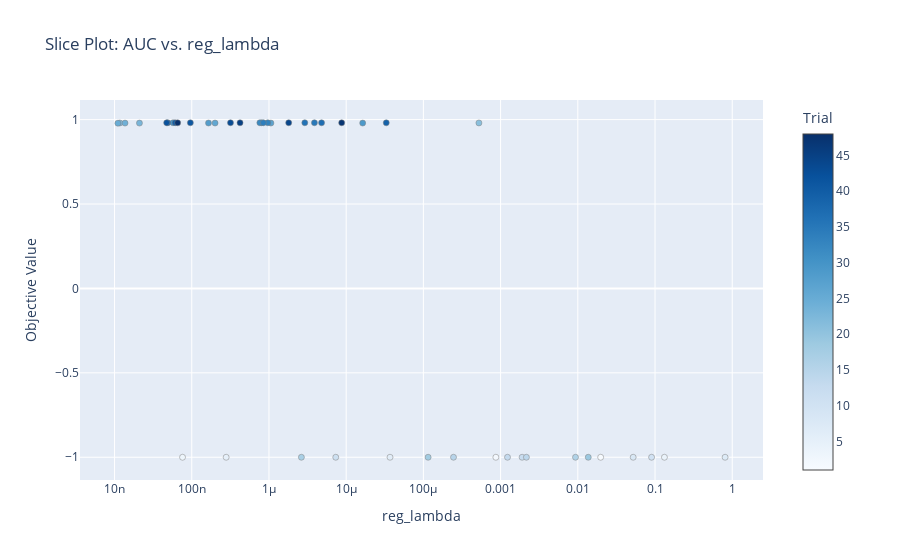
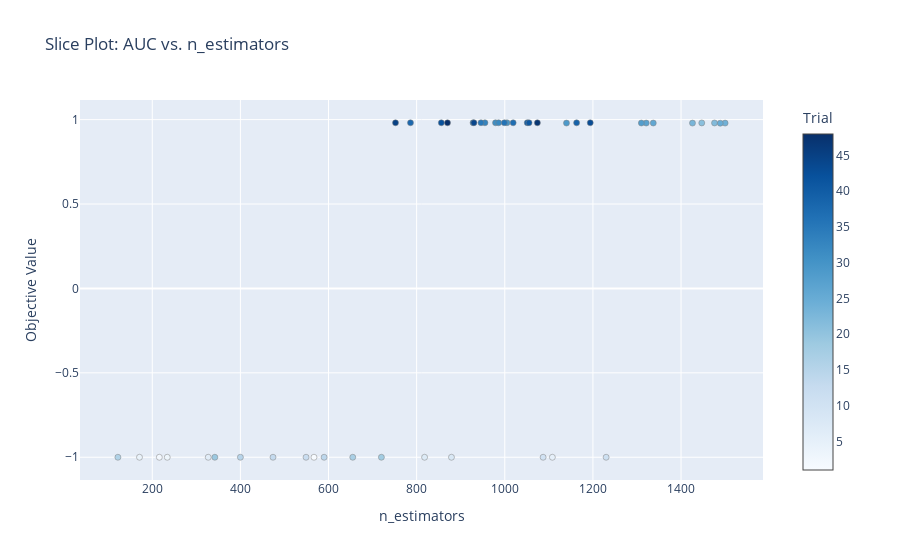
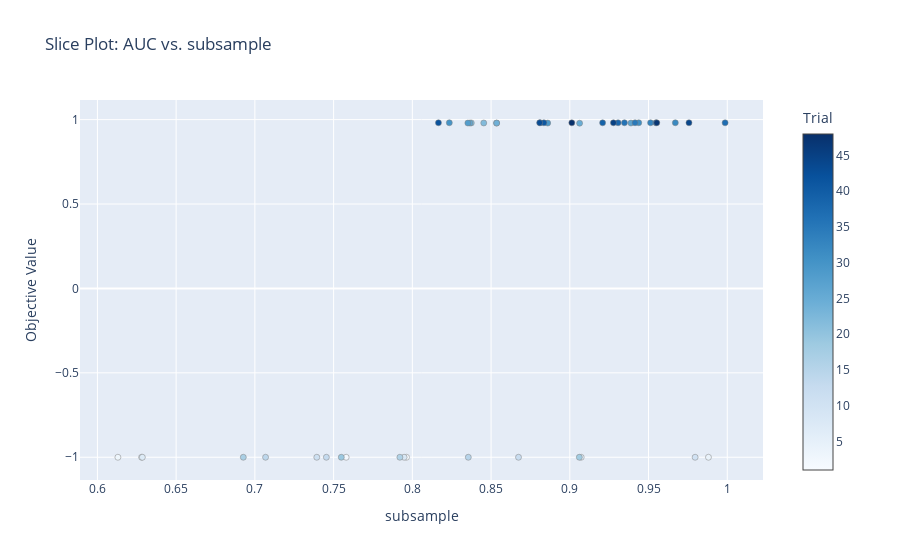
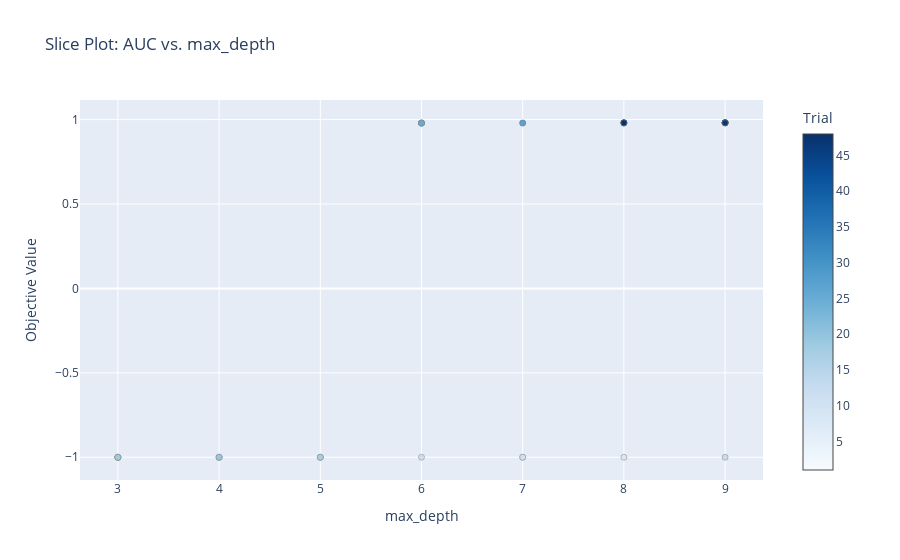

These figures' notebook cell, in order:
### Code cell
# Celda Y+4: Gráficos de Slice para Parámetros Clave (CORREGIDA)

import optuna.visualization as ov
import optuna.importance # Importar el módulo correcto para calcular importancia

# Asegúrate de que study_xgb_cls está definido y la optimización ya se ejecutó
if 'study_xgb_cls' in locals() and study_xgb_cls is not None:
    print("\nGenerando Gráficos de Slice para Parámetros Clave...")

    try:
        # --- CORRECTO: Obtener los nombres de los parámetros más importantes ---
        # Usar optuna.importance.get_param_importances para obtener el dict ordenado
        print("Calculando importancia de parámetros para seleccionar los claves...")
        param_importances = optuna.importance.get_param_importances(study_xgb_cls)

        # Tomar los nombres de los N parámetros más importantes (ej. top 5 o 7)
        top_n = 7 # <--- Ajusta cuántos parámetros clave quieres mostrar
        top_n_params_names = list(param_importances.keys())[:top_n] # Obtiene los nombres de las claves del diccionario ordenado

        if not top_n_params_names:
             print("No se encontraron parámetros importantes o la lista de nombres está vacía.")
        else:
            print(f"Generando Slice Plots para los siguientes parámetros (Top {top_n}): {', '.join(top_n_params_names)}")
            for param_name in top_n_params_names:
                 # Genera el gráfico de slice para cada parámetro en la lista
                 print(f" Generando slice plot para: {param_name}...")
                 fig = ov.plot_slice(study_xgb_cls, params=[param_name]) # params=[...] lista de parámetros a incluir
                 fig.update_layout(title=f"Slice Plot: AUC vs. {param_name}")
                 fig.show()

            print("Generación de Slice Plots completada.")

    except Exception as e:
        print(f"Error al generar los Slice Plots: {e}")
        print("Detalle del error: ", e) # Imprimir detalle del error
        print("Asegúrate de que los nombres de parámetros listados existen en el estudio de Optuna y que hay suficientes trials (>1).")

else:
    print("El estudio de Optuna no está definido o no se ha ejecutado.")

### Figure 1 — Plotly figure (JSON) as saved in the notebook; plotly's stock layout.template omitted (floating-point values rounded to 4 significant figures)
{"data": [{"marker": {"color": [1, 2, 3, 4, 5, 6, 7, 8, 10, 11, 12, 13, 14, 15, 16, 17, 18, 19, 21, 22, 23, 24, 25, 26, 27, 28, 29, 30, 31, 32, 33, 34, 35, 36, 37, 38, 39, 40, 41, 42, 43, 44, 45, 47, 48], "colorbar": {"title": {"text": "Trial"}, "x": 1, "xpad": 40}, "colorscale": [[0, "rgb(247,251,255)"], [0.125, "rgb(222,235,247)"], [0.25, "rgb(198,219,239)"], [0.375, "rgb(158,202,225)"], [0.5, "rgb(107,174,214)"], [0.625, "rgb(66,146,198)"], [0.75, "rgb(33,113,181)"], [0.875, "rgb(8,81,156)"], [1, "rgb(8,48,107)"]], "line": {"color": "Grey", "width": 0.5}}, "mode": "markers", "name": "Feasible Trial", "showlegend": false, "type": "scatter", "x": [0.01977, 0.0008684, 7.596e-08, 0.1324, 2.79e-07, 3.697e-05, 0.8086, 0.05214, 0.09026, 7.329e-06, 0.001899, 0.001229, 0.002159, 0.0002455, 0.009334, 2.63e-06, 0.0001151, 0.01365, 0.0005238, 1.169e-08, 2.102e-08, 1.365e-08, 1.105e-08, 2.003e-07, 1.059e-06, 1.648e-07, 1.637e-05, 5.713e-08, 8.042e-07, 7.618e-07, 9.66e-07, 8.463e-07, 3.879e-06, 2.911e-06, 4.801e-06, 4.888e-08, 3.303e-05, 6.092e-08, 9.593e-08, 4.731e-08, 3.173e-07, 1.802e-06, 4.219e-07, 8.743e-06, 6.566e-08], "y": [-1, -1, -1, -1, -1, -1, -1, -1, -1, -1, -1, -1, -1, -1, -1, -1, -1, -1, 0.9804, 0.9802, 0.9795, 0.9795, 0.9788, 0.9798, 0.9797, 0.9799, 0.9796, 0.9815, 0.9814, 0.9813, 0.9814, 0.9813, 0.9814, 0.9815, 0.9812, 0.9814, 0.981, 0.9814, 0.9812, 0.9814, 0.9813, 0.9813, 0.9812, 0.9812, 0.981]}], "layout": {"title": {"text": "Slice Plot: AUC vs. reg_lambda"}, "xaxis": {"title": {"text": "reg_lambda"}, "type": "log"}, "yaxis": {"title": {"text": "Objective Value"}}}}

### Figure 2 — Plotly figure (JSON) as saved in the notebook; plotly's stock layout.template omitted (floating-point values rounded to 4 significant figures)
{"data": [{"marker": {"color": [1, 2, 3, 4, 5, 6, 7, 8, 10, 11, 12, 13, 14, 15, 16, 17, 18, 19, 21, 22, 23, 24, 25, 26, 27, 28, 29, 30, 31, 32, 33, 34, 35, 36, 37, 38, 39, 40, 41, 42, 43, 44, 45, 47, 48], "colorbar": {"title": {"text": "Trial"}, "x": 1, "xpad": 40}, "colorscale": [[0, "rgb(247,251,255)"], [0.125, "rgb(222,235,247)"], [0.25, "rgb(198,219,239)"], [0.375, "rgb(158,202,225)"], [0.5, "rgb(107,174,214)"], [0.625, "rgb(66,146,198)"], [0.75, "rgb(33,113,181)"], [0.875, "rgb(8,81,156)"], [1, "rgb(8,48,107)"]], "line": {"color": "Grey", "width": 0.5}}, "mode": "markers", "name": "Feasible Trial", "showlegend": false, "type": "scatter", "x": [567, 216, 234, 171, 1108, 327, 818, 879, 1087, 1230, 549, 474, 590, 400, 122, 655, 720, 342, 1447, 1476, 1426, 1500, 1489, 1337, 1321, 1310, 1140, 1005, 979, 986, 955, 928, 946, 999, 1019, 786, 1163, 1051, 1055, 856, 1194, 930, 752, 1074, 870], "y": [-1, -1, -1, -1, -1, -1, -1, -1, -1, -1, -1, -1, -1, -1, -1, -1, -1, -1, 0.9804, 0.9802, 0.9795, 0.9795, 0.9788, 0.9798, 0.9797, 0.9799, 0.9796, 0.9815, 0.9814, 0.9813, 0.9814, 0.9813, 0.9814, 0.9815, 0.9812, 0.9814, 0.981, 0.9814, 0.9812, 0.9814, 0.9813, 0.9813, 0.9812, 0.9812, 0.981]}], "layout": {"title": {"text": "Slice Plot: AUC vs. n_estimators"}, "xaxis": {"title": {"text": "n_estimators"}}, "yaxis": {"title": {"text": "Objective Value"}}}}

### Figure 3 — Plotly figure (JSON) as saved in the notebook; plotly's stock layout.template omitted (floating-point values rounded to 4 significant figures)
{"data": [{"marker": {"color": [1, 2, 3, 4, 5, 6, 7, 8, 10, 11, 12, 13, 14, 15, 16, 17, 18, 19, 21, 22, 23, 24, 25, 26, 27, 28, 29, 30, 31, 32, 33, 34, 35, 36, 37, 38, 39, 40, 41, 42, 43, 44, 45, 47, 48], "colorbar": {"title": {"text": "Trial"}, "x": 1, "xpad": 40}, "colorscale": [[0, "rgb(247,251,255)"], [0.125, "rgb(222,235,247)"], [0.25, "rgb(198,219,239)"], [0.375, "rgb(158,202,225)"], [0.5, "rgb(107,174,214)"], [0.625, "rgb(66,146,198)"], [0.75, "rgb(33,113,181)"], [0.875, "rgb(8,81,156)"], [1, "rgb(8,48,107)"]], "line": {"color": "Grey", "width": 0.5}}, "mode": "markers", "name": "Feasible Trial", "showlegend": false, "type": "scatter", "x": [0.7963, 0.758, 0.613, 0.9881, 0.9072, 0.6281, 0.6285, 0.7948, 0.9796, 0.7393, 0.8674, 0.7454, 0.7068, 0.8355, 0.7921, 0.6927, 0.9061, 0.7549, 0.8374, 0.8454, 0.8535, 0.8536, 0.9062, 0.8365, 0.9388, 0.8353, 0.886, 0.8235, 0.9438, 0.967, 0.9513, 0.9546, 0.9414, 0.9347, 0.9986, 0.9307, 0.9208, 0.8812, 0.8836, 0.8166, 0.8809, 0.9757, 0.9277, 0.9552, 0.9013], "y": [-1, -1, -1, -1, -1, -1, -1, -1, -1, -1, -1, -1, -1, -1, -1, -1, -1, -1, 0.9804, 0.9802, 0.9795, 0.9795, 0.9788, 0.9798, 0.9797, 0.9799, 0.9796, 0.9815, 0.9814, 0.9813, 0.9814, 0.9813, 0.9814, 0.9815, 0.9812, 0.9814, 0.981, 0.9814, 0.9812, 0.9814, 0.9813, 0.9813, 0.9812, 0.9812, 0.981]}], "layout": {"title": {"text": "Slice Plot: AUC vs. subsample"}, "xaxis": {"title": {"text": "subsample"}}, "yaxis": {"title": {"text": "Objective Value"}}}}

### Figure 4 — Plotly figure (JSON) as saved in the notebook; plotly's stock layout.template omitted (floating-point values rounded to 4 significant figures)
{"data": [{"marker": {"color": [1, 2, 3, 4, 5, 6, 7, 8, 10, 11, 12, 13, 14, 15, 16, 17, 18, 19, 21, 22, 23, 24, 25, 26, 27, 28, 29, 30, 31, 32, 33, 34, 35, 36, 37, 38, 39, 40, 41, 42, 43, 44, 45, 47, 48], "colorbar": {"title": {"text": "Trial"}, "x": 1, "xpad": 40}, "colorscale": [[0, "rgb(247,251,255)"], [0.125, "rgb(222,235,247)"], [0.25, "rgb(198,219,239)"], [0.375, "rgb(158,202,225)"], [0.5, "rgb(107,174,214)"], [0.625, "rgb(66,146,198)"], [0.75, "rgb(33,113,181)"], [0.875, "rgb(8,81,156)"], [1, "rgb(8,48,107)"]], "line": {"color": "Grey", "width": 0.5}}, "mode": "markers", "name": "Feasible Trial", "showlegend": false, "type": "scatter", "x": [3, 3, 3, 4, 4, 5, 7, 8, 7, 6, 9, 3, 4, 3, 5, 5, 3, 4, 6, 6, 6, 6, 6, 7, 7, 8, 8, 9, 9, 9, 9, 9, 9, 9, 8, 9, 8, 9, 8, 9, 8, 9, 9, 9, 8], "y": [-1, -1, -1, -1, -1, -1, -1, -1, -1, -1, -1, -1, -1, -1, -1, -1, -1, -1, 0.9804, 0.9802, 0.9795, 0.9795, 0.9788, 0.9798, 0.9797, 0.9799, 0.9796, 0.9815, 0.9814, 0.9813, 0.9814, 0.9813, 0.9814, 0.9815, 0.9812, 0.9814, 0.981, 0.9814, 0.9812, 0.9814, 0.9813, 0.9813, 0.9812, 0.9812, 0.981]}], "layout": {"title": {"text": "Slice Plot: AUC vs. max_depth"}, "xaxis": {"title": {"text": "max_depth"}}, "yaxis": {"title": {"text": "Objective Value"}}}}
